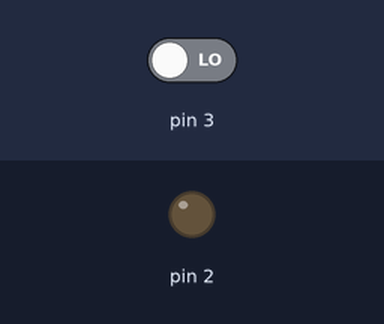
A sketch run on a simulated Arduino Uno, built with avr-gcc and run on an emulated ATmega328P. Shown: output pins drawn as LEDs (lit = HIGH). The test bench sets the inputs (shaded band); at power-on: pin 3 LOW.

Above: at 1.2 s.
1.3 s: pin 3 driven HIGH
At 2.4 s:
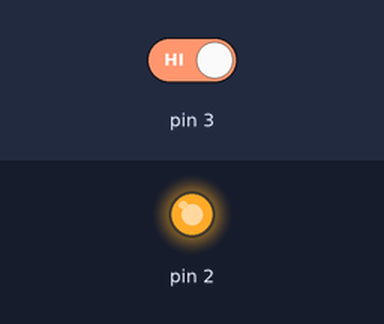
Timing chart, 0 to 4.3 s (numbered marks = the images above; inputs shaded):
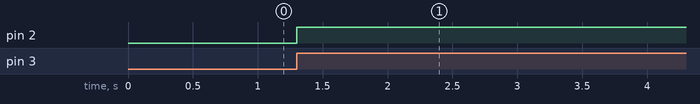

The sketch:

codigo4.ino
```cpp
void setup()
{
  pinMode(2, OUTPUT);
  pinMode(3, INPUT);
}
int var;
void loop()
{
  var = digitalRead(3);
  if(var){
         digitalWrite(2, HIGH);
   }
}
```

Measured:
- after the input at 1.3 s, pin 2: LOW → HIGH at once
